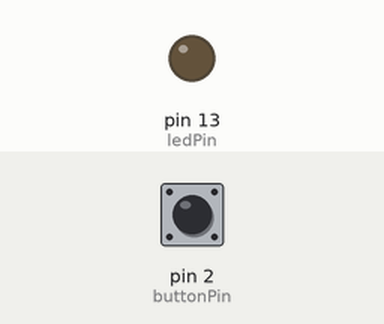
A sketch run on a simulated Arduino Uno, built with avr-gcc and run on an emulated ATmega328P. Shown: output pins drawn as LEDs (lit = HIGH). The test bench sets the inputs (shaded band); at power-on: pin 2 (buttonPin) HIGH.

Above: at 1.2 s.
1.3 s: pin 2 (buttonPin) pulled LOW for 0.15 s
At 2.1 s:
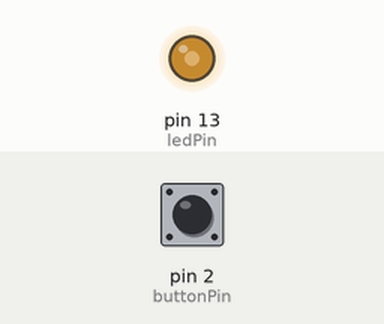
2.9 s: pin 2 (buttonPin) pulled LOW for 1 s
At 3.3 s:
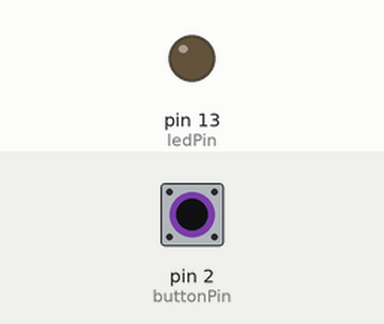
5.4 s: pin 2 (buttonPin) pulled LOW for 0.15 s
At 6.4 s:
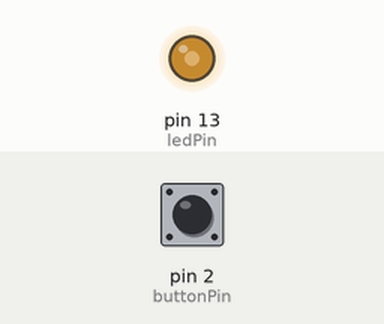
7.0 s: pin 2 (buttonPin) pulled LOW for 3.2 s
At 7.6 s:
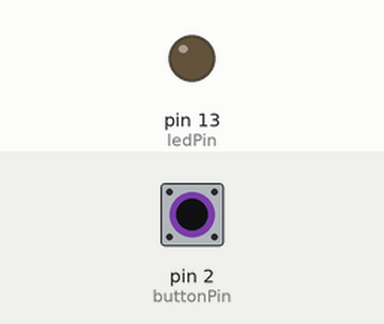
Timing chart, 0 to 10.0 s (numbered marks = the images above; inputs shaded):
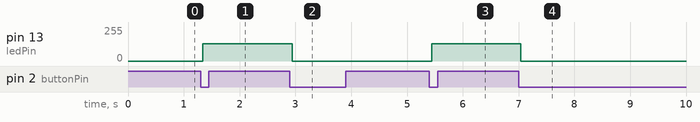

Measured:
- after the input at 1.3 s, pin 13 (ledPin): 0/255 → 128/255 at once
- after the input at 2.9 s, pin 13 (ledPin): 128/255 → 0/255 at once
- after the input at 5.4 s, pin 13 (ledPin): 0/255 → 128/255 at once
- after the input at 7.0 s, pin 13 (ledPin): 128/255 → 0/255 at once

The sketch:

sampling_loop.ino
```cpp
const byte buttonPin = 2;
const byte ledPin = 13;
int ledState = LOW;
int ledOn = LOW;
int lastButton;
int currentButton;

void setup() {
  Serial.begin(9600);
  pinMode(buttonPin, INPUT_PULLUP);
  pinMode(ledPin, OUTPUT);
  currentButton = digitalRead(buttonPin);
}

void loop() {
  lastButton    = currentButton;
  currentButton = digitalRead(buttonPin);
  if(lastButton == HIGH && currentButton == LOW) {
    ledOn = !ledOn;
  }
  if(ledOn == HIGH) {
    ledState = !ledState;
  }
  else{
    ledState = LOW;
  }
  digitalWrite(ledPin, ledState);
}
```
